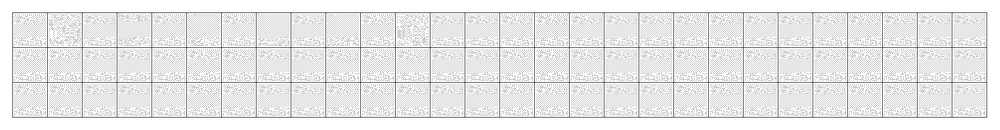
#> input picture crates/paperback-rs/tests/fixtures/original/v100/text-1.bmp, 1000 x 130 px, shrunk from 2012 x 261 before the run
$ python damage.py ../crates/paperback-rs/tests/fixtures/original/v100/text-1.bmp ../crates/paperback-rs/tests/fixtures/original/v100/pattern-1.png 5 1.0 5 5
#> lines starting #> are read from the running program, lines starting #| are printed output that depends on the picture
"""Damages page images: white holes the size of blocks, white bands across the page, gray stains.

    python3 tools/damage.py page.png damaged.png SEED HOLES BANDS STAINS

HOLES is the share of the grid area wiped in block-sized squares (0.05 wipes about a tenth of the
blocks, since a square usually overlaps several cells), BANDS and STAINS are counts. The squares are
sized for pages of 600 dpi with the default dot density. Needs Pillow and NumPy.
"""
import sys, random
import numpy as np
from PIL import Image

src, dst, seed, holes, bands, stains = sys.argv[1], sys.argv[2], int(sys.argv[3]), float(sys.argv[4]), int(sys.argv[5]), int(sys.argv[6])
rng = random.Random(seed)
img = np.array(Image.open(src).convert("L"))
#> img is the input picture: shape (130, 1000); min 65, max 255, mean 231.6
h, w = img.shape
#> h = 130; w = 1000
cell = 105  # one cell at 600 dpi with the default dot pitch of 3 pixels
top, bottom = int(h * 0.04), int(h * 0.96)
#> top = 5; bottom = 124
# Holes: share `holes` of the grid area wiped in block-sized squares.
count = int(holes * (w * (bottom - top)) / (cell * cell))
#> count = 10
for _ in range(count):
    x, y = rng.randrange(0, w - cell), rng.randrange(top, bottom - cell)
    img[y:y + cell, x:x + cell] = 255
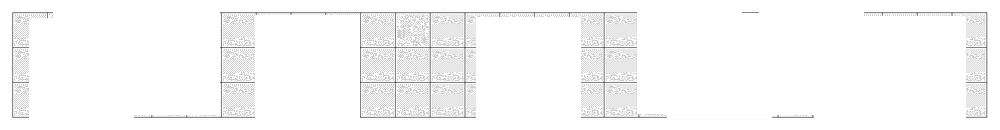
#> img: shape (130, 1000); min 65, max 255, mean 248.3
for _ in range(bands):
#> (the run stopped early here; a loop or call above may not have finished)

$ run again, on crates/paperback-rs/tests/fixtures/original/v100/pattern-2.png
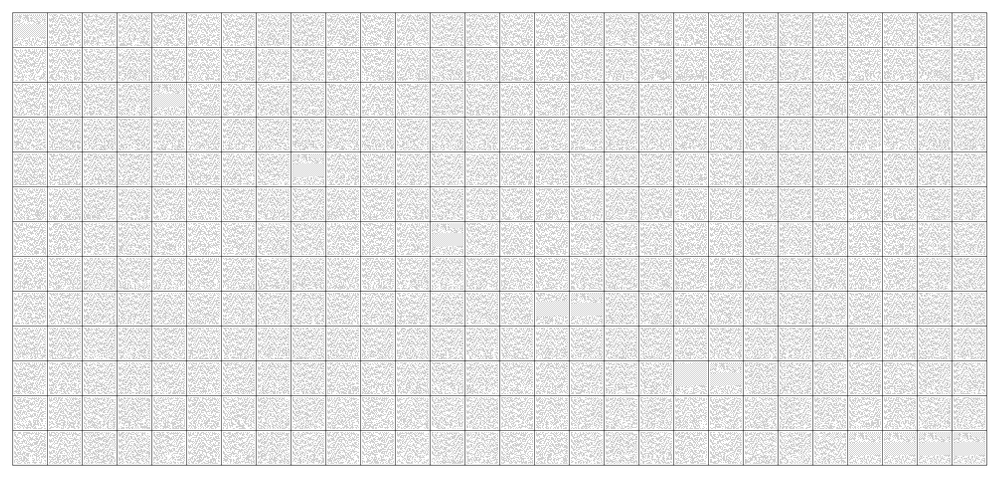
#> input picture crates/paperback-rs/tests/fixtures/original/v100/pattern-2.png, 1000 x 478 px, shrunk from 2012 x 961 before the run
#> img is the input picture: shape (478, 1000); min 64, max 255, mean 227.8
#> after the loop `for _ in range(bands):`:
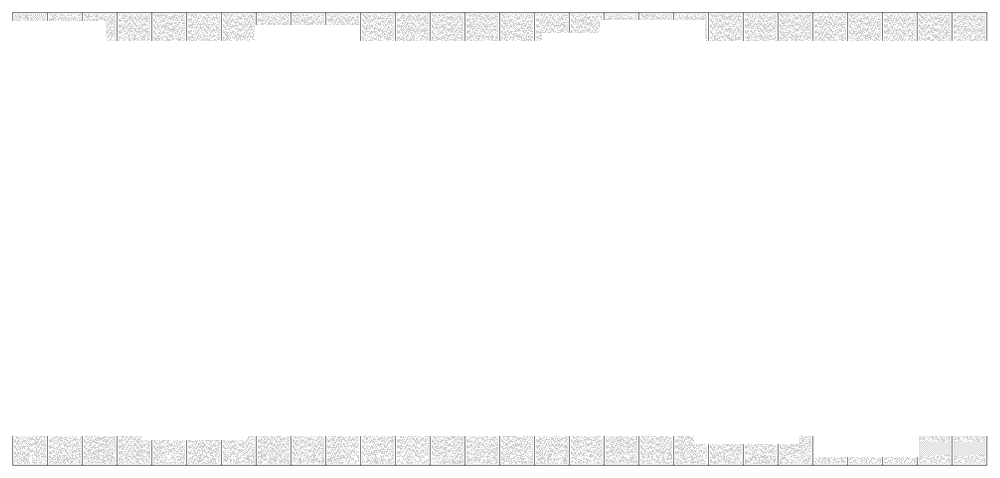
#> img: shape (478, 1000); min 106, max 255, mean 251.9
#> after the loop `for _ in range(stains):`:
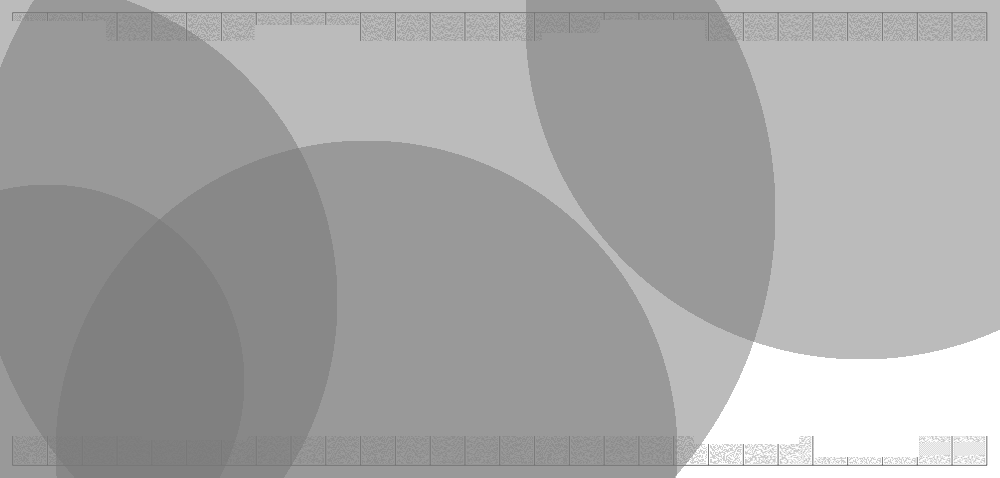
#> img: shape (478, 1000); min 106, max 255, mean 165.7
